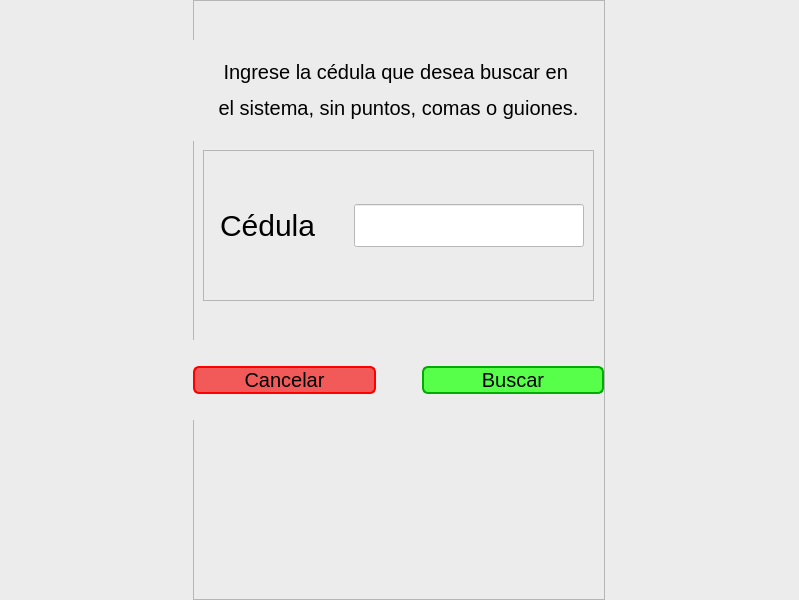
<?xml version="1.0" encoding="UTF-8"?>
<ui version="4.0">
 <class>MainWindow</class>
 <widget class="QMainWindow" name="MainWindow">
  <property name="geometry">
   <rect>
    <x>0</x>
    <y>0</y>
    <width>799</width>
    <height>600</height>
   </rect>
  </property>
  <property name="windowTitle">
   <string>Buscar Cliente</string>
  </property>
  <widget class="QWidget" name="Background">
   <property name="styleSheet">
    <string notr="true">QWidget{
	background-color: rgb(236, 236, 236)
}</string>
   </property>
   <widget class="QFrame" name="frame">
    <property name="geometry">
     <rect>
      <x>193</x>
      <y>0</y>
      <width>412</width>
      <height>600</height>
     </rect>
    </property>
    <property name="styleSheet">
     <string notr="true">QLineEdit{
	background-color: white;
	font-size: 30px;
}

QLabel{
	font-size: 30px;
}

QPushButton{
	font-size: 20px;
	border: 2px solid;
	border-radius: 6px;
}

QPushButton::pressed{
	color: rgb(225, 225, 225);
	border-radius: 0;
}

#Search{
	background-color: rgb(87, 255, 75);
	border-color: rgb(0, 172, 0);
}

#Search::hover{
	background-color: rgb(56, 247, 42);
}

#Search::pressed{
	background-color: rgb(0, 172, 0);
	border-color: rgb(87, 255, 75)
}

#Cancel{
	background-color: rgb(242, 90, 90);
	border-color: rgb(255, 0, 0)
}

#Cancel::hover{
	background-color: rgb(237, 50, 50);
	border-color: rgb(255, 0, 0)
}

#Cancel::pressed{
	background-color: rgb(255, 0, 0);
	border-color: rgb(255, 101, 101)
}</string>
    </property>
    <property name="frameShape">
     <enum>QFrame::StyledPanel</enum>
    </property>
    <property name="frameShadow">
     <enum>QFrame::Raised</enum>
    </property>
    <widget class="QFrame" name="identification">
     <property name="geometry">
      <rect>
       <x>10</x>
       <y>150</y>
       <width>391</width>
       <height>151</height>
      </rect>
     </property>
     <property name="frameShape">
      <enum>QFrame::StyledPanel</enum>
     </property>
     <property name="frameShadow">
      <enum>QFrame::Raised</enum>
     </property>
     <layout class="QHBoxLayout" name="horizontalLayout_2">
      <item>
       <widget class="QLabel" name="Label">
        <property name="font">
         <font>
          <pointsize>-1</pointsize>
         </font>
        </property>
        <property name="styleSheet">
         <string notr="true">QLabel{
	margin-right: 25px;
}</string>
        </property>
        <property name="text">
         <string>Cédula</string>
        </property>
       </widget>
      </item>
      <item>
       <widget class="QLineEdit" name="lineEdit">
        <property name="font">
         <font>
          <pointsize>-1</pointsize>
         </font>
        </property>
       </widget>
      </item>
     </layout>
    </widget>
    <widget class="QWidget" name="horizontalLayoutWidget">
     <property name="geometry">
      <rect>
       <x>0</x>
       <y>340</y>
       <width>411</width>
       <height>80</height>
      </rect>
     </property>
     <layout class="QHBoxLayout" name="horizontalLayout_3">
      <item>
       <widget class="QPushButton" name="Cancel">
        <property name="cursor">
         <cursorShape>PointingHandCursor</cursorShape>
        </property>
        <property name="text">
         <string>Cancelar</string>
        </property>
       </widget>
      </item>
      <item>
       <spacer name="horizontalSpacer">
        <property name="orientation">
         <enum>Qt::Horizontal</enum>
        </property>
        <property name="sizeType">
         <enum>QSizePolicy::Maximum</enum>
        </property>
        <property name="sizeHint" stdset="0">
         <size>
          <width>40</width>
          <height>20</height>
         </size>
        </property>
       </spacer>
      </item>
      <item>
       <widget class="QPushButton" name="Search">
        <property name="cursor">
         <cursorShape>PointingHandCursor</cursorShape>
        </property>
        <property name="text">
         <string>Buscar</string>
        </property>
       </widget>
      </item>
     </layout>
    </widget>
    <widget class="QLabel" name="Introduction">
     <property name="geometry">
      <rect>
       <x>0</x>
       <y>40</y>
       <width>411</width>
       <height>101</height>
      </rect>
     </property>
     <property name="text">
      <string>&lt;html&gt;&lt;head/&gt;&lt;body&gt;&lt;p align=&quot;center&quot;&gt;&lt;span style=&quot; font-size:15pt;&quot;&gt;Ingrese la cédula que desea buscar en &lt;/span&gt;&lt;/p&gt;&lt;p align=&quot;center&quot;&gt;&lt;span style=&quot; font-size:15pt;&quot;&gt;el sistema, sin puntos, comas o guiones.&lt;/span&gt;&lt;/p&gt;&lt;/body&gt;&lt;/html&gt;</string>
     </property>
    </widget>
   </widget>
  </widget>
 </widget>
 <resources/>
 <connections/>
</ui>
